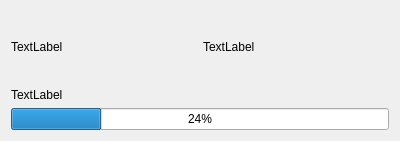
<?xml version="1.0" encoding="UTF-8"?>
<ui version="4.0">
 <class>FlashProgressDialog</class>
 <widget class="QDialog" name="FlashProgressDialog">
  <property name="geometry">
   <rect>
    <x>0</x>
    <y>0</y>
    <width>400</width>
    <height>141</height>
   </rect>
  </property>
  <property name="windowTitle">
   <string>DsmCP - Writing progress</string>
  </property>
  <property name="modal">
   <bool>false</bool>
  </property>
  <layout class="QGridLayout" name="gridLayout">
   <item row="2" column="0" colspan="2">
    <widget class="QProgressBar" name="progressBar">
     <property name="value">
      <number>24</number>
     </property>
    </widget>
   </item>
   <item row="0" column="0">
    <widget class="QLabel" name="labelIcon">
     <property name="text">
      <string>TextLabel</string>
     </property>
    </widget>
   </item>
   <item row="0" column="1">
    <widget class="QLabel" name="labelText">
     <property name="text">
      <string>TextLabel</string>
     </property>
    </widget>
   </item>
   <item row="1" column="0" colspan="2">
    <widget class="QLabel" name="labelRemainingTime">
     <property name="sizePolicy">
      <sizepolicy hsizetype="Preferred" vsizetype="Fixed">
       <horstretch>0</horstretch>
       <verstretch>0</verstretch>
      </sizepolicy>
     </property>
     <property name="text">
      <string>TextLabel</string>
     </property>
    </widget>
   </item>
  </layout>
 </widget>
 <resources/>
 <connections/>
</ui>
